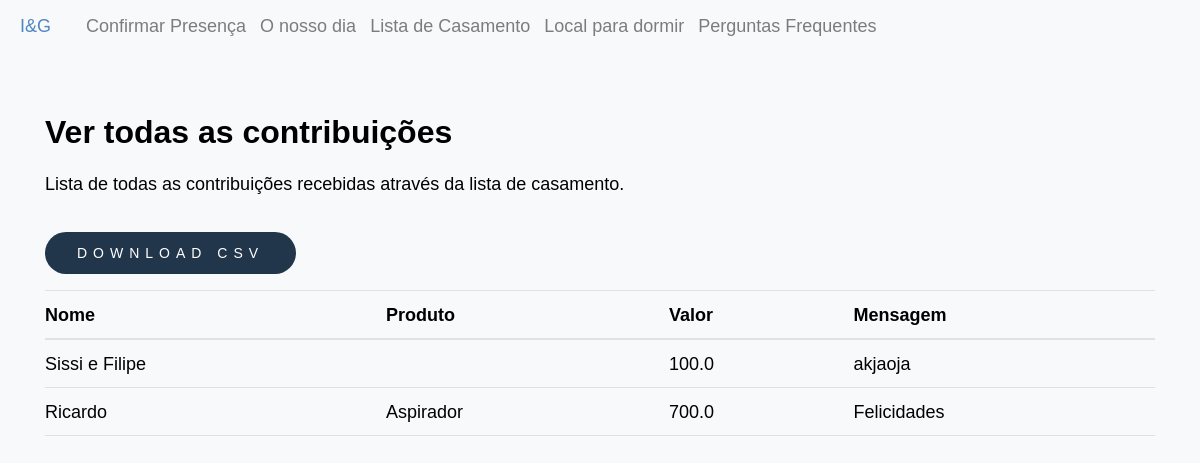
/contributions/all, run on the app's committed database.
### inesegoncalo/models/contributions.py (models this page shows, shortened)
class Contribution(db.Model ,model.Model,model.Base):
    __tablename__ = 'contribution'
    __table_args__ = {'extend_existing': True}
    id = Column(Integer, primary_key=True)
    name = Column(String(80))
    value_contributed = Column(Float)
    message = Column(Text)
    product_id = Column(Integer, ForeignKey('products.id'))
    product = relationship('Product', back_populates="contributions")

### inesegoncalo/models/products.py (models this page shows, shortened)
class Product(db.Model, model.Model, model.Base):
    __tablename__ = 'products'
    __table_args__ = {'extend_existing': True}
    id = Column(Integer, primary_key=True)
    name = Column(String(80), unique=True, nullable=False)
    description = Column(Text)
    price = Column(Float)
    price_paid = Column(Float, default=0.0)
    store = Column(Text)
    show_price = Column(Boolean, default=True)
    priority = Column(Integer, default=10)
    category_id = Column(Integer, ForeignKey('categories.id'), nullable=True)
    images = relationship('ProductImage', back_populates="product")
    contributions = relationship('Contribution', back_populates="product")
    category = relationship('Category', back_populates="products")

### inesegoncalo/modules/contributions.py (the view)
@bp.route('/all', methods=('GET', 'POST'))
def all():
    contributions = Contribution.query.all()
    return render_template('contributions/all.html',contributions=contributions)

### inesegoncalo/templates/contributions/all.html (shortened to what this page needs)
{% extends 'layout.html' %}
{% block content %}
<div class="edit-page-container container">
    <div class="edit-card">
        <div class="edit-card-header">
            <div>
                <h2>Ver todas as contribuições</h2>
                <p>Lista de todas as contribuições recebidas através da lista de casamento.</p>
            </div>
            <button onclick="generateContributionsCSV()" class="btn btn_contribuir accept">
                Download CSV
            </button>
        </div>
        <div class="edit-table-wrapper">
            <table class="table edit-table">
                <thead>
                    <tr>
                        <th>Nome</th>
                        <th>Produto</th>
                        <th>Valor</th>
                        <th>Mensagem</th>
                    </tr>
                </thead>
                <tbody>
                    {% for contribution in contributions %}
                    <tr>
                        <td>{{ contribution.name }}</td>
                        <td>
                            {% if contribution.product %}
                                {{ contribution.product.name }}
                            {% endif %}
                        </td>
                        <td>{{ contribution.value_contributed }}</td>
                        <td>{{ contribution.message }}</td>
                    </tr>
                    {% else %}
                    <tr>
                        <td colspan="4" style="text-align: center; padding: 1.5rem 0;">
                            Ainda não existem contribuições.
                        </td>
                    </tr>
                    {% endfor %}
                </tbody>
            </table>
        </div>
    </div>
</div>
{% endblock %}

### inesegoncalo/templates/layout.html (shortened to what this page needs)
<!DOCTYPE html>
<html lang="en">
    <head>
        <link href="https://maxcdn.bootstrapcdn.com/bootstrap/4.1.3/css/bootstrap.min.css" rel="stylesheet">
        <link href="{{ url_for('static', filename='style/main.css')}}" rel="stylesheet">
        <link href="{{ url_for('static', filename='style/vendor.css')}}" rel="stylesheet">
        <link href="{{ url_for('static', filename='style/confirmation.css')}}" rel="stylesheet">
        <link href="{{ url_for('static', filename='style/card.css')}}" rel="stylesheet">
        <link href="{{ url_for('static', filename='style/contribution.css')}}" rel="stylesheet">
        <link href="{{ url_for('static', filename='style/timeline.css')}}" rel="stylesheet">
        <link href="{{ url_for('static', filename='style/lista_casamento.css')}}" rel="stylesheet">
        <link rel="stylesheet" href="https://use.fontawesome.com/releases/v5.2.0/css/all.css">
    <body id="top">
        <div>
            <nav class="navbar navbar-expand-lg navbar-light bg-light">
                <a  class="nav-link"  href="{{url_for('main.index')}}" style="color:#5086c1">
                    I&G
                </a>
                <div class="collapse navbar-collapse" id="navbarText">
                  <ul class="navbar-nav mr-auto">
                    <li class="nav-item">
                        <a class="nav-link" href="{{url_for('confirmations.confirmation')}}">Confirmar Presença</a>
                      </li>
                   <li class="nav-item">
                        <a class="nav-link"  href="{{url_for('main.info')}}">O nosso dia</a>
                    </li>
                    <li class="nav-item">
                        <a class="nav-link" href="{{url_for('products.all')}}">Lista de Casamento</a>
                      </li>
                      <li class="nav-item">
                        <a class="nav-link" href="{{url_for('main.hotels')}}">Local para dormir</a>
                      </li>
                      <li class="nav-item">
                        <a class="nav-link" href="{{url_for('main.faqs')}}">Perguntas Frequentes</a>
                      </li>
                  </ul>
                </div>
              </nav>
            </div>
        {% block content %}
        {% endblock %}
    </body>
</html>

### inesegoncalo/static/style/main.css (style rules this page uses)
html { font-size: 10px; }
html, body { height: 100%; }
body { background: #ffffff; font-family: 'Metropolis', sans-serif; font-size: 1.8rem; font-style: normal; font-weight: normal; line-height: 1.778; color: #000000; margin: 0; padding: 0; position: relative; }
h1, h2, h3, h4, h5, h6, .h1, .h2, .h3, .h4, .h5, .h6 { font-family: 'Metropolis', sans-serif ; font-weight: 700; font-style: normal; color: #000000; font-variant-ligatures: common-ligatures; text-rendering: optimizeLegibility; }
h1, .h1, h2, .h2, h3, .h3, h4, .h4 { margin-top: 6rem; margin-bottom: 1.6rem; }
h2, .h2 { font-size: 3.2rem; line-height: 1.25; }
ul { list-style: disc; }
li { display: list-item; }
ol, ul { margin-left: 1.6rem; }
ul li { padding-left: .4rem; }
table { border-width: 0; width: 100%; max-width: 100%; font-family: 'Metropolis', sans-serif ; border-collapse: collapse; }
th, td { padding: 1.5rem 3.2rem; text-align: left; border-bottom: 1px solid #e0e0e0; }
th { color: #000000; font-family: 'Metropolis', sans-serif ; font-weight: 700; }
th:first-child, td:first-child { padding-left: 0; }
th:last-child, td:last-child { padding-right: 0; }
button, .btn { margin-bottom: 1.6rem; }
input, textarea, select, pre, blockquote, figure, table, p, ul, ol, dl, form, .video-container, .ss-custom-select { margin-bottom: 3.2rem; }
::placeholder { color: #8c8c8c; }
.btn, button, input[type="submit"], input[type="reset"], input[type="button"] { display: inline-block; font-family: 'Metropolis', sans-serif ; font-weight: 700; font-size: 1.1rem; text-transform: uppercase; letter-spacing: .6rem; height: 6rem; line-height: 5.6rem; padding: 0 3.2rem; margin: 0 .4rem 1.6rem 0; color: #ffffff; text-decoration: none; text-align: center; white-space: nowrap; cursor: pointer; transition: all .3s ease-in-out; -webkit-font-smoothing: antialiased; -moz-osx-font-smoothing: grayscale; border-radius: 4px; background-color: #272727; border: 0.2rem solid #272727; }

### inesegoncalo/static/style/card.css (style rules this page uses)
body { background-color: #f8f9fa!important }
.btn_contribuir { background-color: #22364b; color: #ffffff; font-weight: 400; height: 50px; font-size: 14px; border: none; border-radius: 40px; text-transform: uppercase; line-height: 3em !important; height: auto !important; }

### inesegoncalo/static/style/lista_casamento.css (style rules this page uses)
a, a:hover { text-decoration: none; transition: color 0.3s ease-in-out; }

### data on the page
Contribution: name "Sissi e Filipe", value_contributed "100.0", message "akjaoja"
Contribution: name "Ricardo", product.name "Aspirador", value_contributed "700.0", message "Felicidades"
